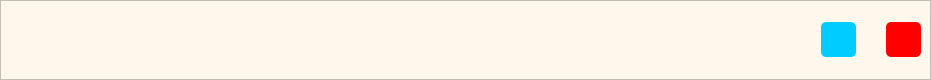
<?xml version="1.0" encoding="UTF-8"?>
<ui version="4.0">
 <class>ItemWidget</class>
 <widget class="QWidget" name="ItemWidget">
  <property name="geometry">
   <rect>
    <x>0</x>
    <y>0</y>
    <width>931</width>
    <height>80</height>
   </rect>
  </property>
  <property name="maximumSize">
   <size>
    <width>16777215</width>
    <height>80</height>
   </size>
  </property>
  <property name="windowTitle">
   <string>Form</string>
  </property>
  <layout class="QVBoxLayout" name="verticalLayout">
   <property name="spacing">
    <number>0</number>
   </property>
   <property name="leftMargin">
    <number>0</number>
   </property>
   <property name="topMargin">
    <number>0</number>
   </property>
   <property name="rightMargin">
    <number>0</number>
   </property>
   <property name="bottomMargin">
    <number>0</number>
   </property>
   <item>
    <widget class="QFrame" name="frame">
     <property name="styleSheet">
      <string notr="true">background-color: #fef8ec;</string>
     </property>
     <property name="frameShape">
      <enum>QFrame::StyledPanel</enum>
     </property>
     <property name="frameShadow">
      <enum>QFrame::Raised</enum>
     </property>
     <layout class="QVBoxLayout" name="verticalLayout_2">
      <property name="spacing">
       <number>6</number>
      </property>
      <property name="leftMargin">
       <number>9</number>
      </property>
      <property name="topMargin">
       <number>0</number>
      </property>
      <property name="rightMargin">
       <number>9</number>
      </property>
      <property name="bottomMargin">
       <number>0</number>
      </property>
      <item>
       <layout class="QHBoxLayout" name="horizontalLayout">
        <item>
         <widget class="QLabel" name="ItemId">
          <property name="maximumSize">
           <size>
            <width>100</width>
            <height>16777215</height>
           </size>
          </property>
          <property name="text">
           <string/>
          </property>
         </widget>
        </item>
        <item>
         <widget class="QLabel" name="name">
          <property name="text">
           <string/>
          </property>
         </widget>
        </item>
        <item>
         <widget class="QLabel" name="Categoty">
          <property name="maximumSize">
           <size>
            <width>250</width>
            <height>16777215</height>
           </size>
          </property>
          <property name="text">
           <string/>
          </property>
         </widget>
        </item>
        <item>
         <widget class="QLabel" name="Price">
          <property name="maximumSize">
           <size>
            <width>200</width>
            <height>16777215</height>
           </size>
          </property>
          <property name="text">
           <string>&lt;html&gt;&lt;head/&gt;&lt;body&gt;&lt;p&gt;&lt;/p&gt;&lt;/body&gt;&lt;/html&gt;</string>
          </property>
         </widget>
        </item>
        <item>
         <widget class="QFrame" name="horizontalFrame">
          <property name="maximumSize">
           <size>
            <width>100</width>
            <height>16777215</height>
           </size>
          </property>
          <layout class="QHBoxLayout" name="horizontalLayout_2">
           <property name="spacing">
            <number>6</number>
           </property>
           <property name="leftMargin">
            <number>0</number>
           </property>
           <property name="topMargin">
            <number>0</number>
           </property>
           <property name="rightMargin">
            <number>0</number>
           </property>
           <property name="bottomMargin">
            <number>0</number>
           </property>
           <item>
            <widget class="QPushButton" name="editbtn">
             <property name="minimumSize">
              <size>
               <width>35</width>
               <height>35</height>
              </size>
             </property>
             <property name="maximumSize">
              <size>
               <width>35</width>
               <height>35</height>
              </size>
             </property>
             <property name="styleSheet">
              <string notr="true">background-color: #00CCFF;
border-radius:5px;</string>
             </property>
             <property name="text">
              <string/>
             </property>
            </widget>
           </item>
           <item>
            <spacer name="horizontalSpacer">
             <property name="orientation">
              <enum>Qt::Horizontal</enum>
             </property>
             <property name="sizeHint" stdset="0">
              <size>
               <width>40</width>
               <height>20</height>
              </size>
             </property>
            </spacer>
           </item>
           <item>
            <widget class="QPushButton" name="deletebtn">
             <property name="minimumSize">
              <size>
               <width>35</width>
               <height>35</height>
              </size>
             </property>
             <property name="maximumSize">
              <size>
               <width>35</width>
               <height>35</height>
              </size>
             </property>
             <property name="styleSheet">
              <string notr="true">background-color:red;
border-radius:5px;</string>
             </property>
             <property name="text">
              <string/>
             </property>
            </widget>
           </item>
          </layout>
         </widget>
        </item>
       </layout>
      </item>
     </layout>
    </widget>
   </item>
  </layout>
 </widget>
 <resources/>
 <connections/>
</ui>
